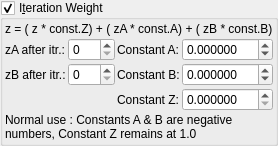
    <widget class="MyGroupBox" name="groupCheck_transf_function_enabled_false">
     <property name="title">
      <string>I&amp;teration Weight</string>
     </property>
     <property name="checkable">
      <bool>true</bool>
     </property>
     <layout class="QVBoxLayout" name="verticalLayout_20" stretch="0,0,0">
      <property name="spacing">
       <number>2</number>
      </property>
      <property name="leftMargin">
       <number>2</number>
      </property>
      <property name="topMargin">
       <number>2</number>
      </property>
      <property name="rightMargin">
       <number>2</number>
      </property>
      <property name="bottomMargin">
       <number>2</number>
      </property>
      <item>
       <widget class="QLabel" name="label_3">
        <property name="font">
         <font>
          <weight>50</weight>
          <bold>false</bold>
         </font>
        </property>
        <property name="text">
         <string>z = ( z * const.Z) + ( zA * const.A) + ( zB * const.B)</string>
        </property>
       </widget>
      </item>
      <item>
       <layout class="QGridLayout" name="gridLayout_31" columnstretch="0,0,0,1">
        <property name="spacing">
         <number>2</number>
        </property>
        <item row="1" column="3">
         <widget class="MyDoubleSpinBox" name="spinbox_transf_offset_0">
          <property name="sizePolicy">
           <sizepolicy hsizetype="Minimum" vsizetype="Maximum">
            <horstretch>0</horstretch>
            <verstretch>0</verstretch>
           </sizepolicy>
          </property>
          <property name="prefix">
           <string/>
          </property>
          <property name="suffix">
           <string/>
          </property>
          <property name="decimals">
           <number>6</number>
          </property>
          <property name="minimum">
           <double>-99.989999999999995</double>
          </property>
          <property name="maximum">
           <double>99.989999999999995</double>
          </property>
          <property name="singleStep">
           <double>0.100000000000000</double>
          </property>
         </widget>
        </item>
        <item row="1" column="2">
         <widget class="QLabel" name="label_43">
          <property name="text">
           <string>Constant B:</string>
          </property>
         </widget>
        </item>
        <item row="1" column="0">
         <widget class="QLabel" name="label_77">
          <property name="text">
           <string>zB after itr.:</string>
          </property>
         </widget>
        </item>
        <item row="0" column="0">
         <widget class="QLabel" name="label_76">
          <property name="text">
           <string>zA after itr.:</string>
          </property>
         </widget>
        </item>
        <item row="2" column="2">
         <widget class="QLabel" name="label_63">
          <property name="text">
           <string>Constant Z:</string>
          </property>
         </widget>
        </item>
        <item row="1" column="1">
         <widget class="MySpinBox" name="spinboxInt_transf_int_B">
          <property name="sizePolicy">
           <sizepolicy hsizetype="Minimum" vsizetype="Maximum">
            <horstretch>0</horstretch>
            <verstretch>0</verstretch>
           </sizepolicy>
          </property>
          <property name="maximum">
           <number>250</number>
          </property>
         </widget>
        </item>
        <item row="0" column="1">
         <widget class="MySpinBox" name="spinboxInt_transf_int_A">
          <property name="sizePolicy">
           <sizepolicy hsizetype="Minimum" vsizetype="Maximum">
            <horstretch>0</horstretch>
            <verstretch>0</verstretch>
           </sizepolicy>
          </property>
          <property name="minimum">
           <number>0</number>
          </property>
          <property name="maximum">
           <number>250</number>
          </property>
          <property name="value">
           <number>0</number>
          </property>
         </widget>
        </item>
        <item row="0" column="2">
         <widget class="QLabel" name="label_39">
          <property name="text">
           <string>Constant A:</string>
          </property>
         </widget>
        </item>
        <item row="0" column="3">
         <widget class="MyDoubleSpinBox" name="spinbox_transf_offset">
          <property name="sizePolicy">
           <sizepolicy hsizetype="Minimum" vsizetype="Maximum">
            <horstretch>0</horstretch>
            <verstretch>0</verstretch>
           </sizepolicy>
          </property>
          <property name="prefix">
           <string/>
          </property>
          <property name="suffix">
           <string/>
          </property>
          <property name="decimals">
           <number>6</number>
          </property>
          <property name="minimum">
           <double>-99.989999999999995</double>
          </property>
          <property name="maximum">
           <double>99.989999999999995</double>
          </property>
          <property name="singleStep">
           <double>0.100000000000000</double>
          </property>
         </widget>
        </item>
        <item row="2" column="3">
         <widget class="MyDoubleSpinBox" name="spinbox_transf_scale_1">
          <property name="sizePolicy">
           <sizepolicy hsizetype="Minimum" vsizetype="Maximum">
            <horstretch>0</horstretch>
            <verstretch>0</verstretch>
           </sizepolicy>
          </property>
          <property name="prefix">
           <string/>
          </property>
          <property name="suffix">
           <string/>
          </property>
          <property name="decimals">
           <number>6</number>
          </property>
          <property name="minimum">
           <double>0.000000000000000</double>
          </property>
          <property name="maximum">
           <double>99.989999999999995</double>
          </property>
          <property name="singleStep">
           <double>0.100000000000000</double>
          </property>
         </widget>
        </item>
       </layout>
      </item>
      <item>
       <widget class="QLabel" name="label">
        <property name="text">
         <string>Normal use : Constants A &amp; B are negative numbers, Constant Z remains at 1.0</string>
        </property>
        <property name="wordWrap">
         <bool>true</bool>
        </property>
       </widget>
      </item>
     </layout>
    </widget>
